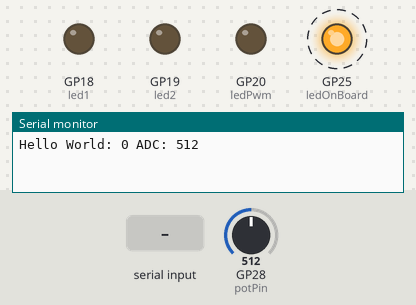
Bench run of a sketch on a simulated Raspberry Pi Pico. On the bench: output pins drawn as LEDs (lit = HIGH), the last lines printed to the serial monitor. Dashed ring = blinking. Inputs (shaded band) come from the test bench; at power-on: GP28 (potPin) = 512.

Above: at 1.2 s.
1.3 s: "a" received over Serial
At 3.5 s:
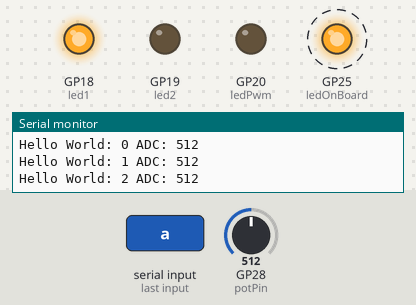
5.5 s: "b" received over Serial
At 7.8 s:
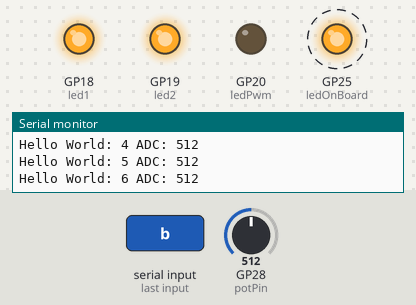
Timing chart, 0 to 15.7 s (numbered marks = the images above; inputs shaded):
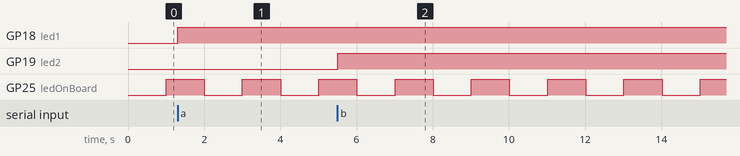

Measured:
- after the input at 1.3 s, GP18 (led1): LOW → HIGH at once
- after the input at 5.5 s, GP19 (led2): LOW → HIGH at once
- by itself, GP25 (ledOnBoard): alternates HIGH for 1.0 s and LOW for 1.0 s

The sketch:

pico-test1.ino
```cpp
unsigned long lastTime = 0;
int16_t pwmVal = 0;

int led1 = 18;
int led2 = 19;
int ledOnBoard = 25;
int ledPwm = 20;
int potPin = A2;

void setup() {
  // put your setup code here, to run once:
  pinMode(ledOnBoard, OUTPUT);
  pinMode(led1, OUTPUT);
  pinMode(led2, OUTPUT);
  pinMode(ledPwm, OUTPUT);
  pinMode(potPin, INPUT);
  Serial.begin(115200);
  analogWriteFreq(2000);
}

uint8_t cnt = 0;
void loop() {
  // put your main code here, to run repeatedly:
  if (millis() - lastTime > 1000) {
    uint16_t adcVal = analogRead(A2);
    Serial.print("Hello World: ");
    Serial.print(cnt++);
    Serial.print(" ADC: ");
    Serial.println(adcVal);
    digitalWrite(ledOnBoard, !digitalRead(ledOnBoard));
    lastTime = millis();
  }

  if (Serial.available() > 0)
  {
    char c = Serial.read();
    switch (c)
    {
      case 'a':
        digitalWrite(led1, Serial.read() == '0' ? 0 : 1);
        break;
      case 'b':
        digitalWrite(led2, Serial.read() == '0' ? 0 : 1);
        break;
      case 'l':
        char cc = Serial.read();
        if (cc == '+')
        {
          pwmVal += 25;
          pwmVal = pwmVal > 255 ? 255 : pwmVal;
        } else if (cc == '-')
        {
          pwmVal -= 25;
          pwmVal = pwmVal < 0 ? 0 : pwmVal;
        }
        analogWrite(20, pwmVal);
        break;
    }
  }
}
```
